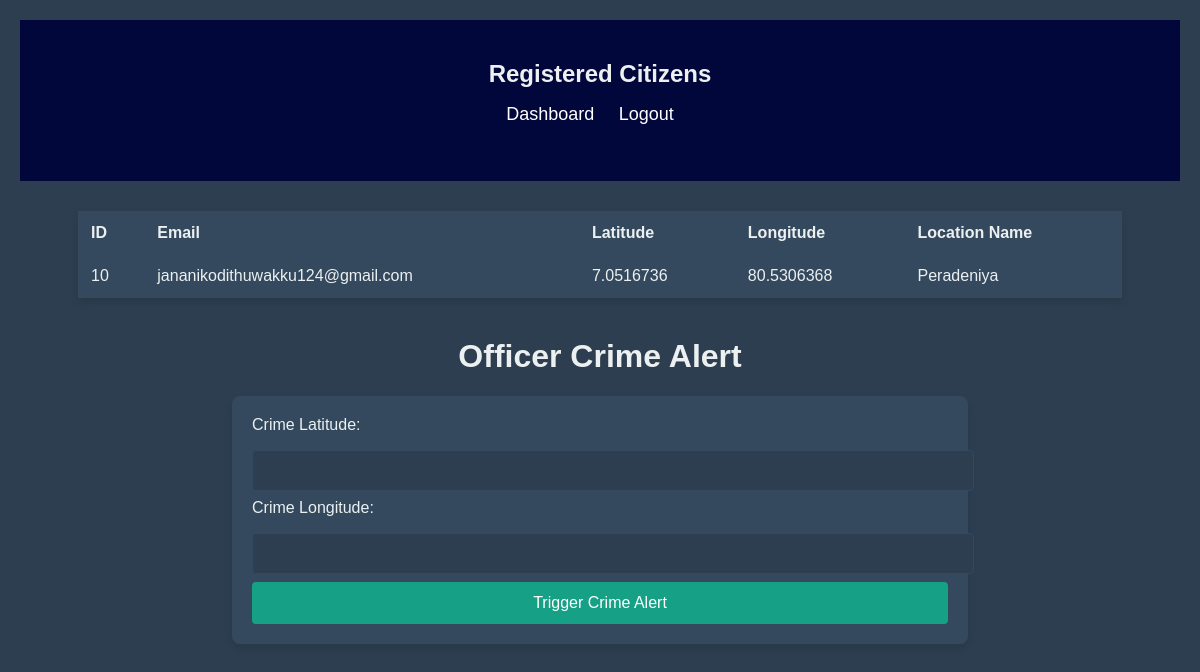
The app's page /Police_Officer_Alert.php with its own data.
### tables this page shows
CREATE TABLE `citizen_geolocation` (
  `id` int(11) NOT NULL,
  `email` varchar(255) NOT NULL,
  `latitude` double NOT NULL,
  `longitude` double NOT NULL,
  `location_name` varchar(255) DEFAULT NULL
);

### Police_Officer_Alert.php (the view, shortened to what this page needs)
<!DOCTYPE html>
<html lang="en">
<head>
</head>
<body>
<div class="container">
    <header>
        <div class="container">
            <h2>Registered Citizens</h2>
            <nav>
                <ul>
                    <li><a href="Police_Officer_Dashboard.php">Dashboard</a></li>
                    <li><a href="Admin_Logout.php">Logout</a></li>
                </ul>
            </nav>
        </div>
    </header>
    <?php
require 'database.php';
$sql = "SELECT id, email, latitude, longitude, location_name FROM citizen_geolocation";
$result = mysqli_query($conn, $sql);
if (mysqli_num_rows($result) > 0) {
    echo "<table>
            <tr>
                <th>ID</th>
                <th>Email</th>
                <th>Latitude</th>
                <th>Longitude</th>
                <th>Location Name</th>
            </tr>";
    while ($row = mysqli_fetch_assoc($result)) {
        echo "<tr>
                <td>{$row['id']}</td>
                <td>{$row['email']}</td>
                <td>{$row['latitude']}</td>
                <td>{$row['longitude']}</td>
                <td>{$row['location_name']}</td>
              </tr>";
    }
    echo "</table>";
} else {
    echo "<p style='text-align: center;'>No registered citizens found.</p>";
}
?>
    <h1>Officer Crime Alert</h1>
    <form action="Police_Officer_send_alert.php" method="POST">
        <label for="latitude">Crime Latitude:</label>
        <input type="text" id="latitude" name="latitude" required>
        <br>
        <label for="longitude">Crime Longitude:</label>
        <input type="text" id="longitude" name="longitude" required>
        <br>
        <button type="submit">Trigger Crime Alert</button>
    </form>
</div>
</body>
</html>

### Police_Officer_Alert.php (style rules this page uses)
body { font-family: Arial, sans-serif; background-color: #2c3e50; color: #ecf0f1; margin: 0; padding: 0; }
header { background-color: rgb(2, 7, 59); color: white; padding: 20px 0; }
header h2 { margin: 0; text-align: center; }
nav ul { list-style: none; padding: 0; text-align: center; }
nav ul li { display: inline; margin-right: 20px; }
nav ul li a { color: white; text-decoration: none; font-size: 18px; }
h2 { text-align: center; color: #ecf0f1; margin-top: 20px; }
h1 { text-align: center; color: #ecf0f1; margin-top: 40px; }
table { width: 90%; margin: 30px auto; border-collapse: collapse; box-shadow: 0 4px 8px rgba(0, 0, 0, 0.1); }
table, th, td { border: 1px solid #34495e; }
th, td { padding: 12px; text-align: left; }
th { background-color: #34495e; color: #ecf0f1; }
tr:nth-child(even) { background-color: #34495e; }
form { background-color: #34495e; padding: 20px; margin: 20px auto; border-radius: 8px; width: 60%; box-shadow: 0 4px 8px rgba(0, 0, 0, 0.1); }
label { color: #ecf0f1; font-size: 16px; display: block; margin-bottom: 8px; }
input[type="text"] { width: 100%; padding: 12px; margin: 8px 0; background-color: #2c3e50; color: #ecf0f1; border: 1px solid #34495e; border-radius: 4px; }
button { background-color: #16a085; color: #fff; padding: 12px 20px; border: none; border-radius: 4px; cursor: pointer; font-size: 16px; width: 100%; }
.container { max-width: 1200px; margin: 0 auto; padding: 20px; }

### records on screen
citizen_geolocation: id "10", email "jananikodithuwakku124@gmail.com", latitude "7.0516736", longitude "80.5306368", location_name "Peradeniya"
